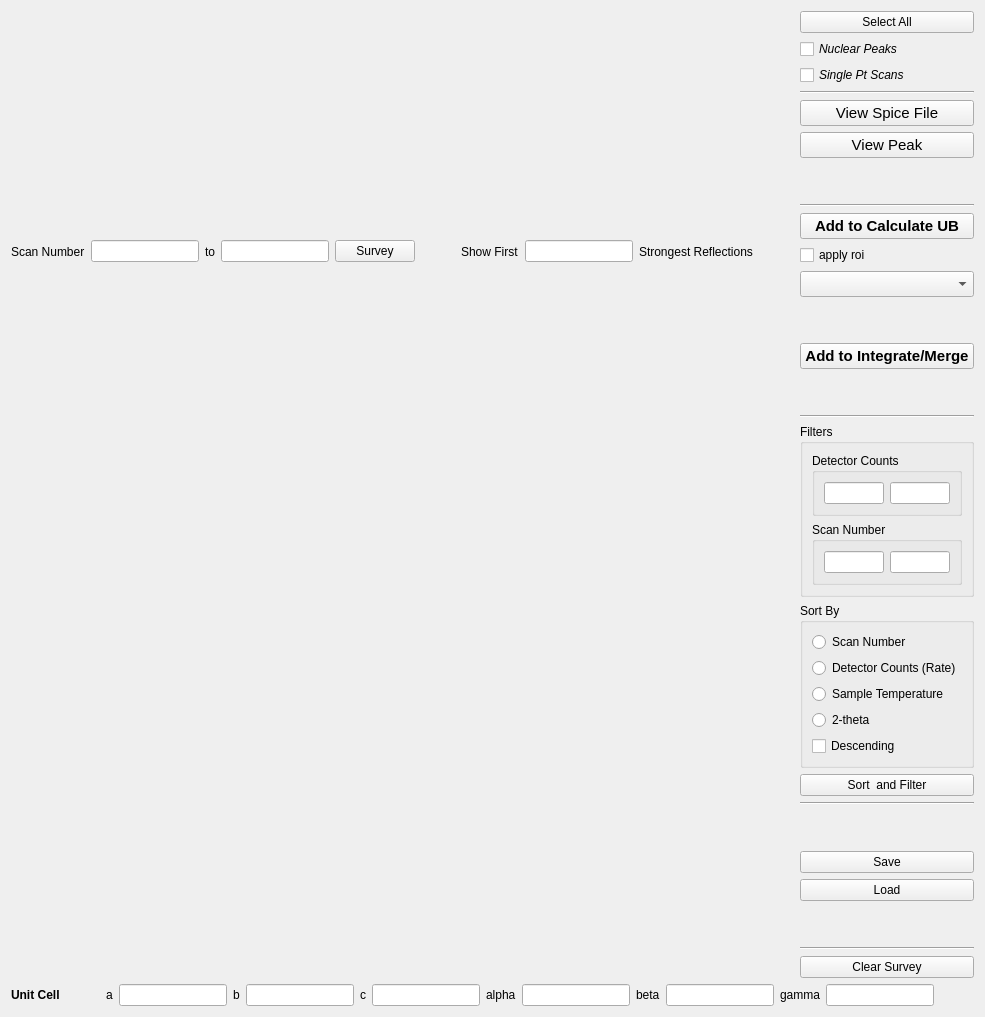
          <widget class="QWidget" name="tab_survey">
           <attribute name="title">
            <string>List Scans</string>
           </attribute>
           <layout class="QGridLayout" name="gridLayout_8">
            <item row="0" column="0">
             <layout class="QVBoxLayout" name="verticalLayout_6">
              <item>
               <layout class="QHBoxLayout" name="horizontalLayout_15">
                <item>
                 <layout class="QVBoxLayout" name="verticalLayout_7">
                  <item>
                   <layout class="QHBoxLayout" name="horizontalLayout_19">
                    <item>
                     <widget class="QLabel" name="label_14">
                      <property name="text">
                       <string>Scan Number</string>
                      </property>
                     </widget>
                    </item>
                    <item>
                     <widget class="QLineEdit" name="lineEdit_surveyStartPt">
                      <property name="sizePolicy">
                       <sizepolicy hsizetype="Maximum" vsizetype="Fixed">
                        <horstretch>0</horstretch>
                        <verstretch>0</verstretch>
                       </sizepolicy>
                      </property>
                     </widget>
                    </item>
                    <item>
                     <widget class="QLabel" name="label_13">
                      <property name="text">
                       <string>to</string>
                      </property>
                     </widget>
                    </item>
                    <item>
                     <widget class="QLineEdit" name="lineEdit_surveyEndPt">
                      <property name="sizePolicy">
                       <sizepolicy hsizetype="Preferred" vsizetype="Fixed">
                        <horstretch>0</horstretch>
                        <verstretch>0</verstretch>
                       </sizepolicy>
                      </property>
                     </widget>
                    </item>
                    <item>
                     <widget class="QPushButton" name="pushButton_survey">
                      <property name="text">
                       <string>Survey</string>
                      </property>
                     </widget>
                    </item>
                    <item>
                     <spacer name="horizontalSpacer_15">
                      <property name="orientation">
                       <enum>Qt::Horizontal</enum>
                      </property>
                      <property name="sizeType">
                       <enum>QSizePolicy::Preferred</enum>
                      </property>
                      <property name="sizeHint" stdset="0">
                       <size>
                        <width>40</width>
                        <height>20</height>
                       </size>
                      </property>
                     </spacer>
                    </item>
                    <item>
                     <widget class="QLabel" name="label_40">
                      <property name="text">
                       <string>Show First</string>
                      </property>
                     </widget>
                    </item>
                    <item>
                     <widget class="QLineEdit" name="lineEdit_numSurveyOutput">
                      <property name="sizePolicy">
                       <sizepolicy hsizetype="Preferred" vsizetype="Fixed">
                        <horstretch>0</horstretch>
                        <verstretch>0</verstretch>
                       </sizepolicy>
                      </property>
                     </widget>
                    </item>
                    <item>
                     <widget class="QLabel" name="label_41">
                      <property name="text">
                       <string>Strongest Reflections</string>
                      </property>
                     </widget>
                    </item>
                    <item>
                     <spacer name="horizontalSpacer_31">
                      <property name="orientation">
                       <enum>Qt::Horizontal</enum>
                      </property>
                      <property name="sizeHint" stdset="0">
                       <size>
                        <width>40</width>
                        <height>20</height>
                       </size>
                      </property>
                     </spacer>
                    </item>
                   </layout>
                  </item>
                  <item>
                   <widget class="QFrame" name="frame_tableWidget_surveyTable"/>
                  </item>
                 </layout>
                </item>
                <item>
                 <layout class="QVBoxLayout" name="verticalLayout_10">
                  <item>
                   <widget class="QPushButton" name="pushButton_selectAllSurveyPeaks">
                    <property name="text">
                     <string>Select All</string>
                    </property>
                   </widget>
                  </item>
                  <item>
                   <layout class="QGridLayout" name="gridLayout_12">
                    <item row="0" column="0">
                     <widget class="QCheckBox" name="checkBox_surveySelectNuclearPeaks">
                      <property name="font">
                       <font>
                        <pointsize>9</pointsize>
                        <italic>true</italic>
                       </font>
                      </property>
                      <property name="layoutDirection">
                       <enum>Qt::LeftToRight</enum>
                      </property>
                      <property name="autoFillBackground">
                       <bool>true</bool>
                      </property>
                      <property name="text">
                       <string>Nuclear Peaks</string>
                      </property>
                     </widget>
                    </item>
                    <item row="1" column="0">
                     <widget class="QCheckBox" name="checkBox_singlePtScans">
                      <property name="font">
                       <font>
                        <pointsize>9</pointsize>
                        <italic>true</italic>
                       </font>
                      </property>
                      <property name="text">
                       <string>Single Pt Scans</string>
                      </property>
                     </widget>
                    </item>
                   </layout>
                  </item>
                  <item>
                   <widget class="Line" name="line_6">
                    <property name="orientation">
                     <enum>Qt::Horizontal</enum>
                    </property>
                   </widget>
                  </item>
                  <item>
                   <widget class="QPushButton" name="pushButton_viewRawSpice">
                    <property name="font">
                     <font>
                      <pointsize>11</pointsize>
                     </font>
                    </property>
                    <property name="text">
                     <string>View Spice File</string>
                    </property>
                   </widget>
                  </item>
                  <item>
                   <widget class="QPushButton" name="pushButton_viewSurveyPeak">
                    <property name="font">
                     <font>
                      <pointsize>11</pointsize>
                     </font>
                    </property>
                    <property name="toolTip">
                     <string>&lt;html&gt;&lt;head/&gt;&lt;body&gt;&lt;p&gt;Set the selected peak to view and switch to tab 'View Raw Data'&lt;/p&gt;&lt;/body&gt;&lt;/html&gt;</string>
                    </property>
                    <property name="text">
                     <string>View Peak</string>
                    </property>
                   </widget>
                  </item>
                  <item>
                   <spacer name="verticalSpacer_9">
                    <property name="orientation">
                     <enum>Qt::Vertical</enum>
                    </property>
                    <property name="sizeType">
                     <enum>QSizePolicy::Preferred</enum>
                    </property>
                    <property name="sizeHint" stdset="0">
                     <size>
                      <width>20</width>
                      <height>40</height>
                     </size>
                    </property>
                   </spacer>
                  </item>
                  <item>
                   <widget class="Line" name="line_23">
                    <property name="orientation">
                     <enum>Qt::Horizontal</enum>
                    </property>
                   </widget>
                  </item>
                  <item>
                   <widget class="QPushButton" name="pushButton_addPeaksToRefine">
                    <property name="font">
                     <font>
                      <pointsize>11</pointsize>
                      <weight>75</weight>
                      <bold>true</bold>
                     </font>
                    </property>
                    <property name="toolTip">
                     <string>&lt;html&gt;&lt;head/&gt;&lt;body&gt;&lt;p&gt;Add all the selected peaks to the table in tab 'CalculateUB and switch to tab 'CalculateUB;&lt;/p&gt;&lt;p&gt;All the Pts. in each scan will be merged and &lt;span style=&quot; font-style:italic;&quot;&gt;FindPeaks()&lt;/span&gt; will be operated on each such merged data.&lt;/p&gt;&lt;/body&gt;&lt;/html&gt;</string>
                    </property>
                    <property name="text">
                     <string>Add to Calculate UB</string>
                    </property>
                   </widget>
                  </item>
                  <item>
                   <widget class="QCheckBox" name="checkBox_addPeak2UBMask">
                    <property name="text">
                     <string>apply roi</string>
                    </property>
                   </widget>
                  </item>
                  <item>
                   <widget class="QComboBox" name="comboBox_maskNamesSurvey">
                    <property name="font">
                     <font>
                      <pointsize>11</pointsize>
                     </font>
                    </property>
                    <property name="toolTip">
                     <string>&lt;html&gt;&lt;head/&gt;&lt;body&gt;&lt;p&gt;&lt;span style=&quot; font-size:13pt;&quot;&gt;List of region of interest that can be applied to the selected scans that are added to tab 'Calculate UB' for UB matrix calculation.&lt;/span&gt;&lt;/p&gt;&lt;/body&gt;&lt;/html&gt;</string>
                    </property>
                   </widget>
                  </item>
                  <item>
                   <spacer name="verticalSpacer_30">
                    <property name="orientation">
                     <enum>Qt::Vertical</enum>
                    </property>
                    <property name="sizeType">
                     <enum>QSizePolicy::Preferred</enum>
                    </property>
                    <property name="sizeHint" stdset="0">
                     <size>
                      <width>20</width>
                      <height>40</height>
                     </size>
                    </property>
                   </spacer>
                  </item>
                  <item>
                   <widget class="QPushButton" name="pushButton_mergeScansSurvey">
                    <property name="font">
                     <font>
                      <pointsize>11</pointsize>
                      <weight>75</weight>
                      <bold>true</bold>
                     </font>
                    </property>
                    <property name="toolTip">
                     <string>&lt;html&gt;&lt;head/&gt;&lt;body&gt;&lt;p&gt;Add selected scans to tab &amp;quot;Scans Processing&amp;quot; for merging or peak integrtoin&lt;/p&gt;&lt;/body&gt;&lt;/html&gt;</string>
                    </property>
                    <property name="text">
                     <string>Add to Integrate/Merge</string>
                    </property>
                   </widget>
                  </item>
                  <item>
                   <spacer name="verticalSpacer_18">
                    <property name="orientation">
                     <enum>Qt::Vertical</enum>
                    </property>
                    <property name="sizeType">
                     <enum>QSizePolicy::Preferred</enum>
                    </property>
                    <property name="sizeHint" stdset="0">
                     <size>
                      <width>20</width>
                      <height>40</height>
                     </size>
                    </property>
                   </spacer>
                  </item>
                  <item>
                   <widget class="Line" name="line_3">
                    <property name="orientation">
                     <enum>Qt::Horizontal</enum>
                    </property>
                   </widget>
                  </item>
                  <item>
                   <widget class="QGroupBox" name="groupBox_9">
                    <property name="title">
                     <string>Filters</string>
                    </property>
                    <layout class="QVBoxLayout" name="verticalLayout_9">
                     <item>
                      <widget class="QGroupBox" name="groupBox_10">
                       <property name="font">
                        <font>
                         <pointsize>9</pointsize>
                        </font>
                       </property>
                       <property name="title">
                        <string>Detector Counts</string>
                       </property>
                       <layout class="QHBoxLayout" name="horizontalLayout">
                        <item>
                         <widget class="QLineEdit" name="lineEdit_filterCountsLower">
                          <property name="sizePolicy">
                           <sizepolicy hsizetype="Preferred" vsizetype="Fixed">
                            <horstretch>0</horstretch>
                            <verstretch>0</verstretch>
                           </sizepolicy>
                          </property>
                          <property name="maximumSize">
                           <size>
                            <width>60</width>
                            <height>16777215</height>
                           </size>
                          </property>
                          <property name="font">
                           <font>
                            <pointsize>9</pointsize>
                           </font>
                          </property>
                         </widget>
                        </item>
                        <item>
                         <widget class="QLineEdit" name="lineEdit_filterCountsUpper">
                          <property name="sizePolicy">
                           <sizepolicy hsizetype="Preferred" vsizetype="Fixed">
                            <horstretch>0</horstretch>
                            <verstretch>0</verstretch>
                           </sizepolicy>
                          </property>
                          <property name="maximumSize">
                           <size>
                            <width>60</width>
                            <height>16777215</height>
                           </size>
                          </property>
                          <property name="font">
                           <font>
                            <pointsize>9</pointsize>
                           </font>
                          </property>
                         </widget>
                        </item>
                       </layout>
                      </widget>
                     </item>
                     <item>
                      <widget class="QGroupBox" name="groupBox_12">
                       <property name="font">
                        <font>
                         <pointsize>9</pointsize>
                        </font>
                       </property>
                       <property name="title">
                        <string>Scan Number</string>
                       </property>
                       <layout class="QHBoxLayout" name="horizontalLayout_5">
                        <item>
                         <widget class="QLineEdit" name="lineEdit_filterScanLower">
                          <property name="sizePolicy">
                           <sizepolicy hsizetype="Preferred" vsizetype="Fixed">
                            <horstretch>0</horstretch>
                            <verstretch>0</verstretch>
                           </sizepolicy>
                          </property>
                          <property name="maximumSize">
                           <size>
                            <width>60</width>
                            <height>16777215</height>
                           </size>
                          </property>
                         </widget>
                        </item>
                        <item>
                         <widget class="QLineEdit" name="lineEdit_filterScanUpper">
                          <property name="sizePolicy">
                           <sizepolicy hsizetype="Preferred" vsizetype="Fixed">
                            <horstretch>0</horstretch>
                            <verstretch>0</verstretch>
                           </sizepolicy>
                          </property>
                          <property name="maximumSize">
                           <size>
                            <width>60</width>
                            <height>16777215</height>
                           </size>
                          </property>
                         </widget>
                        </item>
                       </layout>
                      </widget>
                     </item>
                    </layout>
                   </widget>
                  </item>
                  <item>
                   <widget class="QGroupBox" name="groupBox_13">
                    <property name="title">
                     <string>Sort By</string>
                    </property>
                    <layout class="QGridLayout" name="gridLayout_14">
                     <item row="0" column="0">
                      <widget class="QRadioButton" name="radioButton_sortByScan">
                       <property name="font">
                        <font>
                         <pointsize>9</pointsize>
                        </font>
                       </property>
                       <property name="text">
                        <string>Scan Number</string>
                       </property>
                      </widget>
                     </item>
                     <item row="1" column="0">
                      <widget class="QRadioButton" name="radioButton_sortByCounts">
                       <property name="font">
                        <font>
                         <pointsize>9</pointsize>
                        </font>
                       </property>
                       <property name="toolTip">
                        <string>&lt;html&gt;&lt;head/&gt;&lt;body&gt;&lt;p&gt;&lt;span style=&quot; font-size:11pt;&quot;&gt;Normalized maximum detector counts among all Pts of certain scan.&lt;/span&gt;&lt;/p&gt;&lt;p&gt;&lt;span style=&quot; font-size:11pt;&quot;&gt;It is normalized by collection time.&lt;/span&gt;&lt;/p&gt;&lt;/body&gt;&lt;/html&gt;</string>
                       </property>
                       <property name="text">
                        <string>Detector Counts (Rate)</string>
                       </property>
                      </widget>
                     </item>
                     <item row="4" column="0">
                      <widget class="QCheckBox" name="checkBox_sortDescending">
                       <property name="font">
                        <font>
                         <pointsize>9</pointsize>
                        </font>
                       </property>
                       <property name="text">
                        <string>Descending</string>
                       </property>
                      </widget>
                     </item>
                     <item row="2" column="0">
                      <widget class="QRadioButton" name="radioButton_sortByTemp">
                       <property name="font">
                        <font>
                         <pointsize>9</pointsize>
                        </font>
                       </property>
                       <property name="text">
                        <string>Sample Temperature</string>
                       </property>
                      </widget>
                     </item>
                     <item row="3" column="0">
                      <widget class="QRadioButton" name="radioButton_sortBy2Theta">
                       <property name="font">
                        <font>
                         <pointsize>9</pointsize>
                        </font>
                       </property>
                       <property name="text">
                        <string>2-theta</string>
                       </property>
                      </widget>
                     </item>
                    </layout>
                   </widget>
                  </item>
                  <item>
                   <widget class="QPushButton" name="pushButton_sortInfoTable">
                    <property name="text">
                     <string>Sort  and Filter</string>
                    </property>
                   </widget>
                  </item>
                  <item>
                   <widget class="Line" name="line_4">
                    <property name="orientation">
                     <enum>Qt::Horizontal</enum>
                    </property>
                   </widget>
                  </item>
                  <item>
                   <spacer name="verticalSpacer_19">
                    <property name="orientation">
                     <enum>Qt::Vertical</enum>
                    </property>
                    <property name="sizeType">
                     <enum>QSizePolicy::Preferred</enum>
                    </property>
                    <property name="sizeHint" stdset="0">
                     <size>
                      <width>20</width>
                      <height>40</height>
                     </size>
                    </property>
                   </spacer>
                  </item>
                  <item>
                   <widget class="QPushButton" name="pushButton_saveSurvey">
                    <property name="text">
                     <string>Save</string>
                    </property>
                   </widget>
                  </item>
                  <item>
                   <widget class="QPushButton" name="pushButton_loadSurvey">
                    <property name="text">
                     <string>Load</string>
                    </property>
                   </widget>
                  </item>
                  <item>
                   <spacer name="verticalSpacer_3">
                    <property name="orientation">
                     <enum>Qt::Vertical</enum>
                    </property>
                    <property name="sizeHint" stdset="0">
                     <size>
                      <width>20</width>
                      <height>40</height>
                     </size>
                    </property>
                   </spacer>
                  </item>
                  <item>
                   <widget class="Line" name="line_5">
                    <property name="orientation">
                     <enum>Qt::Horizontal</enum>
                    </property>
                   </widget>
                  </item>
                  <item>
                   <widget class="QPushButton" name="pushButton_clearSurvey">
                    <property name="text">
                     <string>Clear Survey</string>
                    </property>
                   </widget>
                  </item>
                 </layout>
                </item>
               </layout>
              </item>
             </layout>
            </item>
            <item row="1" column="0">
             <layout class="QHBoxLayout" name="horizontalLayout_14">
              <item>
               <widget class="QLabel" name="label_15">
                <property name="maximumSize">
                 <size>
                  <width>100</width>
                  <height>16777215</height>
                 </size>
                </property>
                <property name="font">
                 <font>
                  <weight>75</weight>
                  <bold>true</bold>
                 </font>
                </property>
                <property name="text">
                 <string>Unit Cell</string>
                </property>
               </widget>
              </item>
              <item>
               <spacer name="horizontalSpacer_3">
                <property name="orientation">
                 <enum>Qt::Horizontal</enum>
                </property>
                <property name="sizeType">
                 <enum>QSizePolicy::Ignored</enum>
                </property>
                <property name="sizeHint" stdset="0">
                 <size>
                  <width>40</width>
                  <height>20</height>
                 </size>
                </property>
               </spacer>
              </item>
              <item>
               <widget class="QLabel" name="label_16">
                <property name="text">
                 <string>a</string>
                </property>
               </widget>
              </item>
              <item>
               <widget class="QLineEdit" name="lineEdit_a">
                <property name="maximumSize">
                 <size>
                  <width>120</width>
                  <height>16777215</height>
                 </size>
                </property>
               </widget>
              </item>
              <item>
               <widget class="QLabel" name="label_23">
                <property name="text">
                 <string>b</string>
                </property>
               </widget>
              </item>
              <item>
               <widget class="QLineEdit" name="lineEdit_b">
                <property name="maximumSize">
                 <size>
                  <width>120</width>
                  <height>16777215</height>
                 </size>
                </property>
               </widget>
              </item>
              <item>
               <widget class="QLabel" name="label_24">
                <property name="text">
                 <string>c</string>
                </property>
               </widget>
              </item>
              <item>
               <widget class="QLineEdit" name="lineEdit_c">
                <property name="maximumSize">
                 <size>
                  <width>120</width>
                  <height>16777215</height>
                 </size>
                </property>
               </widget>
              </item>
              <item>
               <widget class="QLabel" name="label_25">
                <property name="text">
                 <string>alpha</string>
                </property>
               </widget>
              </item>
              <item>
               <widget class="QLineEdit" name="lineEdit_alpha">
                <property name="maximumSize">
                 <size>
                  <width>120</width>
                  <height>16777215</height>
                 </size>
                </property>
               </widget>
              </item>
              <item>
               <widget class="QLabel" name="label_26">
                <property name="text">
                 <string>beta</string>
                </property>
               </widget>
              </item>
              <item>
               <widget class="QLineEdit" name="lineEdit_beta">
                <property name="maximumSize">
                 <size>
                  <width>120</width>
                  <height>16777215</height>
                 </size>
                </property>
               </widget>
              </item>
              <item>
               <widget class="QLabel" name="label_27">
                <property name="text">
                 <string>gamma</string>
                </property>
               </widget>
              </item>
              <item>
               <widget class="QLineEdit" name="lineEdit_gamma">
                <property name="maximumSize">
                 <size>
                  <width>120</width>
                  <height>16777215</height>
                 </size>
                </property>
               </widget>
              </item>
              <item>
               <spacer name="horizontalSpacer_14">
                <property name="orientation">
                 <enum>Qt::Horizontal</enum>
                </property>
                <property name="sizeHint" stdset="0">
                 <size>
                  <width>40</width>
                  <height>20</height>
                 </size>
                </property>
               </spacer>
              </item>
             </layout>
            </item>
           </layout>
          </widget>
